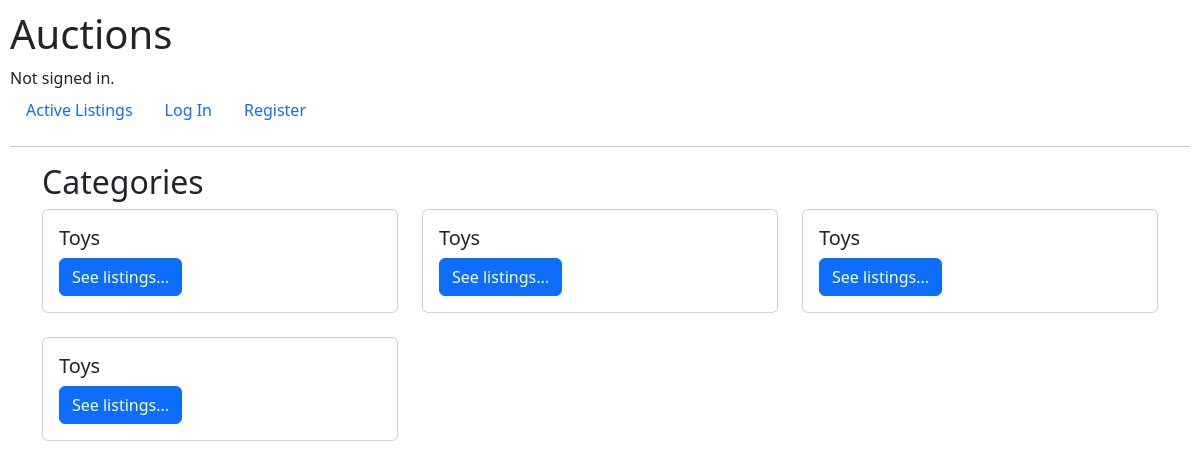
The page /categories on the database as committed earlier.
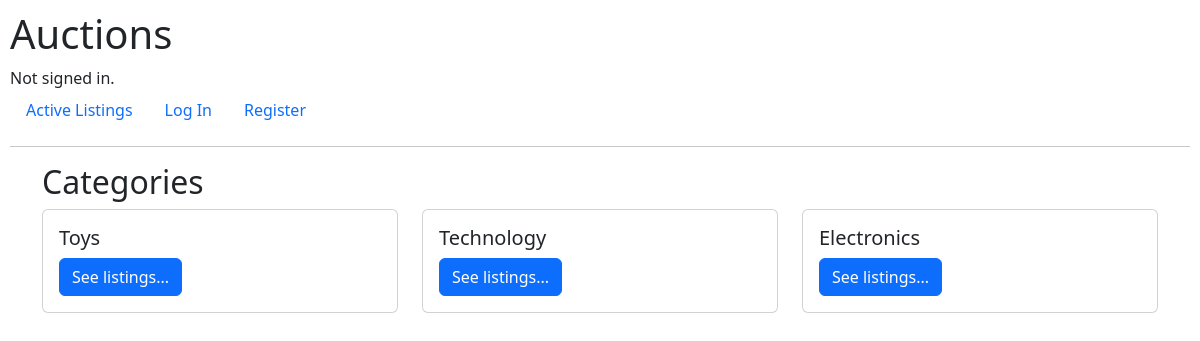
The same page on the database as committed later.
### auctions/models.py (models this page shows, shortened)
class Category(models.Model):
    title = models.CharField(unique=True, max_length=25)

### auctions/views.py (the view)
# urls.py: path("categories", views.categories, name="categories"),
def categories(request):
    categories = Category.objects.all()
    return render(request, "auctions/categories.html", {
        'categories': categories,
    })

### auctions/templates/auctions/categories.html
{% extends "auctions/layout.html" %}
{% block body %}
<div class="container">
    <h2>Categories</h2>
    <div class="row row-cols-1 row-cols-md-3 g-4">
        {% for category in categories %}
        <div class="col">
            <div class="card">
                <div class="card-body">
                    <h5 class="card-title">{{ category.title }}</h5>
                    <a href="{% url 'auctions:category' category.title %}" class="btn btn-primary">See listings...</a>
                </div>
            </div>
        </div>
        {% empty %}
        <h3>No actve listings yet. :\</h3>
        {% endfor %}
    </div>
</div>
{% endblock %}

### auctions/templates/auctions/layout.html (shortened to what this page needs)
{% load static %}
<!DOCTYPE html>
<html lang="en">
<head>
    <link href="https://cdn.jsdelivr.net/npm/bootstrap@5.2.0-beta1/dist/css/bootstrap.min.css" rel="stylesheet"
>
    <link href="{% static 'auctions/styles.css' %}" rel="stylesheet">
</head>
<body>
    <h1>Auctions</h1>
    <div>
        {% if user.is_authenticated %}
        Signed in as <strong>{{ user.username }}</strong>.
        {% else %}
        Not signed in.
        {% endif %}
    </div>
    <ul class="nav">
        <li class="nav-item">
            <a class="nav-link" href="{% url 'auctions:index' %}">Active Listings</a>
        </li>
        {% if user.is_authenticated %}
        <li class="nav-item">
            <a class="nav-link" href="{% url 'auctions:categories' %}">Categories</a>
        </li>
        <li class="nav-item">
            <a class="nav-link" href="{% url 'auctions:watchlist' %}">Watchlist
                <span class="badge bg-secondary">{{ request.session.itemsInWatchList }}</span></a>
        </li>
        <li class="nav-item">
            <a class="nav-link" href="{% url 'auctions:create' %}">Create listing</a>
        </li>
        <li class="nav-item">
            <a class="nav-link" href="{% url 'auctions:logout' %}">Log Out</a>
        </li>
        {% else %}
        <li class="nav-item">
            <a class="nav-link" href="{% url 'auctions:login' %}">Log In</a>
        </li>
        <li class="nav-item">
            <a class="nav-link" href="{% url 'auctions:register' %}">Register</a>
        </li>
        {% endif %}
    </ul>
    <hr>
    {% block body %}
    {% endblock %}
</body>
</html>

### auctions/static/auctions/styles.css (style rules this page uses)
body { padding: 10px; }

Rows that differ between the two databases and show on the page:
removed Category: title "Toys"
removed Category: title "Toys"
changed Category: title "Toys" → "Technology"
added Category: title "Electronics"
